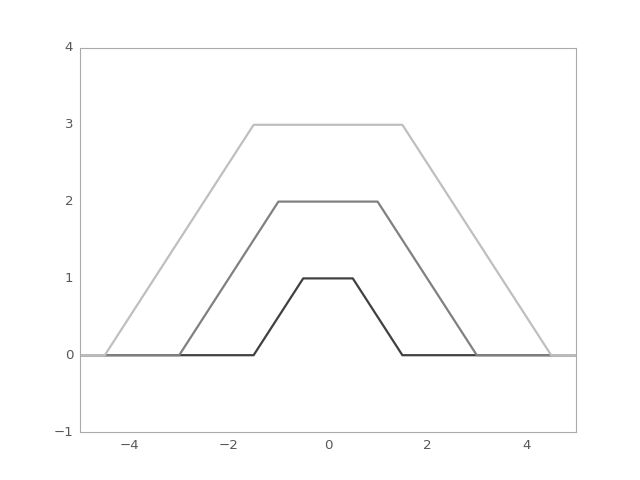

Source code (Python):
import numpy as np
import matplotlib.pyplot as plt

from astropy.modeling.models import Trapezoid1D

plt.figure()
s1 = Trapezoid1D()
r = np.arange(-5, 5, .01)

for factor in range(1, 4):
    s1.amplitude = factor
    s1.width = factor
    plt.plot(r, s1(r), color=str(0.25 * factor), lw=2)

plt.axis([-5, 5, -1, 4])
plt.show()
